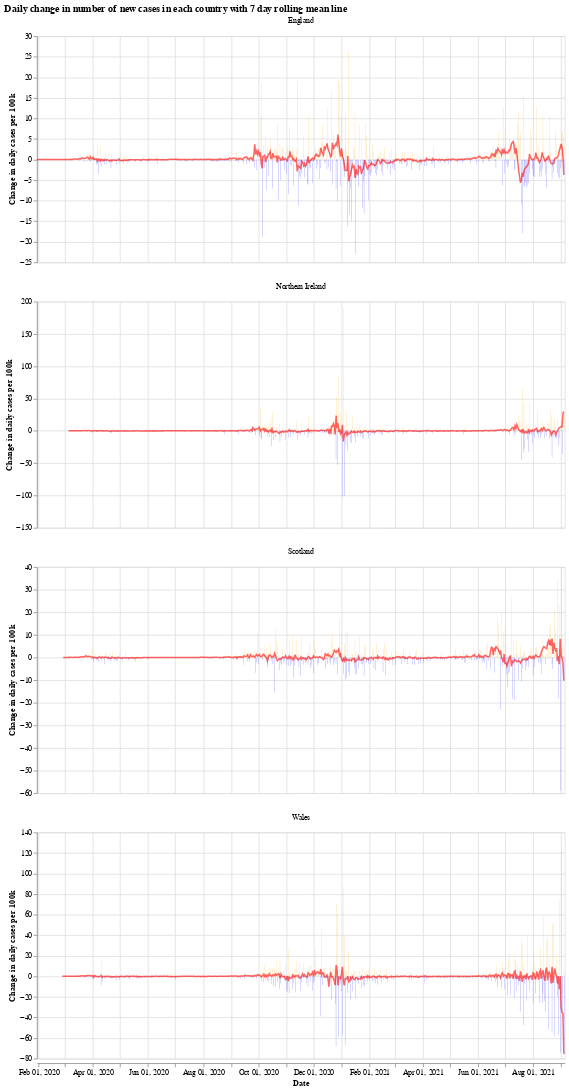

Here is the notebook cell this chart was saved with:
### Markdown cell above
We will use the Python library `Altair` for visualising the data, see the [altair docs](https://altair-viz.github.io/) for more information.

First we have a graph which shows the daily change in the number of new cases for each country. This number jumps up and down all over the place, which is likely due to delay in reporting of new cases over the weekend. Another interesting thing is that it looks like the daily cases in Wales experienced a much shorter period of calm over the summer (calm in the sense of daily cases not jumping up and down).

The orange bars are days when the number of new cases (per 100k population) was more than the previous day, while the blue are days when the number of new cases dropped. The red line is the 7 day moving average. 

When the moving average line is below 0, it means that there is a consistent drop in new cases. We can see this clearly happening around the times that lockdowns were introduced (though, to varying degrees). I will update the graphs soon with a marker of when each lockdown started.

### Code cell
# collapse
import altair as alt

bars = alt.Chart(uk_cases).mark_bar().encode(
    x=alt.X("yearmonthdate(date):T", axis=alt.Axis(title='Date')),
    y=alt.Y("casesChangeRate:Q", axis=alt.Axis(title='Change in daily cases per 100k')),
    tooltip='casesChange',
    color=alt.condition(
        alt.datum.casesChangeRate > 0,
        alt.value("orange"),  # The positive color
        alt.value("blue")  # The negative color
    )
).properties(title='Daily change in number of new cases with 7 day rolling mean',width=700).interactive()

line = alt.Chart(uk_cases).mark_line(
    color='red',
    size=2,
    opacity=0.6
).transform_window(
    rolling_mean='mean(casesChangeRate)',
    frame=[0, 7],
    groupby=['areaName']
).encode(
    x='yearmonthdate(date):T',
    y='rolling_mean:Q'
)

alt.layer(bars, line, data=uk_cases).facet(alt.Column(
    'areaName', title=''), columns=1).resolve_scale(y='independent').properties(title='Daily change in number of new cases in each country with 7 day rolling mean line')

### Figure 1 — Vega-Lite specification as saved in the notebook (floating-point values rounded to 4 significant figures; data arrays with more than 128 entries replaced by an {"elided": "..."} marker saying what was removed)
{"config": {"view": {"continuousWidth": 400, "continuousHeight": 300}}, "data": {"name": "data-e3b31c2e116458e9233a7a2cfb9b0cad"}, "facet": {"type": "nominal", "field": "areaName", "title": ""}, "spec": {"layer": [{"mark": "bar", "encoding": {"color": {"condition": {"value": "orange", "test": "(datum.casesChangeRate > 0)"}, "value": "blue"}, "tooltip": {"type": "quantitative", "field": "casesChange"}, "x": {"type": "temporal", "axis": {"title": "Date"}, "field": "date", "timeUnit": "yearmonthdate"}, "y": {"type": "quantitative", "axis": {"title": "Change in daily cases per 100k"}, "field": "casesChangeRate"}}, "selection": {"selector001": {"type": "interval", "bind": "scales", "encodings": ["x", "y"]}}, "title": "Daily change in number of new cases with 7 day rolling mean", "width": 700}, {"mark": {"type": "line", "color": "red", "opacity": 0.6, "size": 2}, "encoding": {"x": {"type": "temporal", "field": "date", "timeUnit": "yearmonthdate"}, "y": {"type": "quantitative", "field": "rolling_mean"}}, "transform": [{"window": [{"op": "mean", "field": "casesChangeRate", "as": "rolling_mean"}], "frame": [0, 7], "groupby": ["areaName"]}]}]}, "columns": 1, "resolve": {"scale": {"y": "independent"}}, "title": "Daily change in number of new cases in each country with 7 day rolling mean line", "$schema": "https://vega.github.io/schema/vega-lite/v4.8.1.json", "datasets": {"data-e3b31c2e116458e9233a7a2cfb9b0cad": {"elided": "2244 records"}}}
